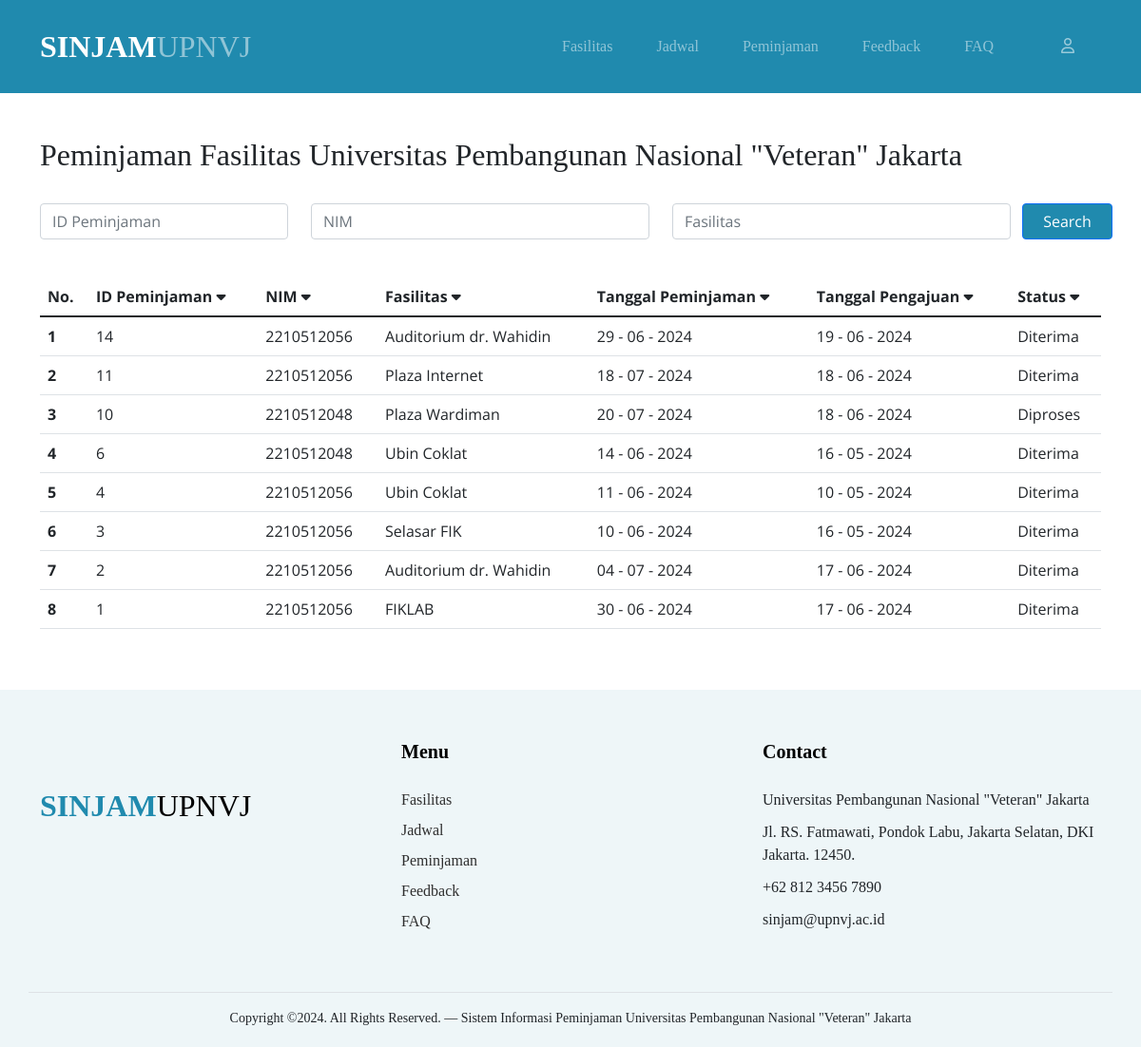
Page /cekKetersediaan.php on the committed database.
### tables this page shows
CREATE TABLE `peminjaman` (
  `id_pinjam` int(11) NOT NULL,
  `nim` varchar(10) NOT NULL,
  `id_fasilitas` int(11) NOT NULL,
  `deskripsi` varchar(50) NOT NULL,
  `tgl_pinjam` date NOT NULL,
  `tgl_pengajuan` date NOT NULL,
  `jam_mulai` time NOT NULL,
  `jam_selesai` time NOT NULL,
  `status` enum('Diproses','Diterima','Tidak Diterima') NOT NULL,
  `notes` text NOT NULL
);

CREATE TABLE `fasilitas` (
  `id_fasilitas` int(11) NOT NULL,
  `nama_fasilitas` varchar(50) NOT NULL,
  `lokasi` enum('pl','limo') NOT NULL,
  `pic` enum('FIK','FISIP','FEB','FK','FT','Rektorat','FH') NOT NULL,
  `foto` varchar(50) NOT NULL
);

### cekKetersediaan.php (the view, shortened to what this page needs)
<!DOCTYPE html>
<html lang="en">
<head>
  <link href="css/bootstrap.min.css" rel="stylesheet">
  <link href="https://cdnjs.cloudflare.com/ajax/libs/font-awesome/6.0.0-beta3/css/all.min.css" rel="stylesheet">
  <link href="css/tiny-slider.css" rel="stylesheet">
  <link href="css/cekKetersediaan_style.css" rel="stylesheet">
</head>
<body>
<?php include "navbar.php" ?>
<br><br>
<div class="container">
  <br>
  <h2>Peminjaman Fasilitas Universitas Pembangunan Nasional "Veteran" Jakarta</h2>
  <br>
  <form class="form-inline" method="GET">
    <div class="row">
      <div class="col-md-3 mb-3">
        <input type="text" class="form-control" id="search_id" name="search_id" placeholder="ID Peminjaman" value="<?php echo isset($_GET['search_id']) ? $_GET['search_id'] : ''; ?>">
      </div>
      <div class="col-md-4 mb-3">
        <input type="text" class="form-control" id="search_nim" name="search_nim" placeholder="NIM" value="<?php echo isset($_GET['search_nim']) ? $_GET['search_nim'] : ''; ?>">
      </div>
      <div class="col-md-4 mb-3">
        <input type="text" class="form-control" id="search_fasilitas" name="search_fasilitas" placeholder="Fasilitas" value="<?php echo isset($_GET['search_fasilitas']) ? $_GET['search_fasilitas'] : ''; ?>">
      </div>
    <button type="submit" class="btn btn-primary btn-block col-md-1 mb-3" id="btn">Search</button>
    </div>
  </form>
  <br>
  <?php
    include("config.php");
    $sort_column = isset($_GET['sort']) ? $_GET['sort'] : 'id_pinjam';
    $sort_order = isset($_GET['order']) && $_GET['order'] == 'asc' ? 'asc' : 'desc';
    $valid_sort_columns = [
      'id_pinjam' => 'id_pinjam',
      'nim' => 'nim',
      'fasilitas' => 'nama_fasilitas',
      'tgl_pinjam' => 'tgl_pinjam',
      'tgl_pengajuan' => 'tgl_pengajuan',
      'status' => 'status'
    ];
    $search_id = isset($_GET['search_id']) ? mysqli_real_escape_string($conn, $_GET['search_id']) : '';
    $search_nim = isset($_GET['search_nim']) ? mysqli_real_escape_string($conn, $_GET['search_nim']) : '';
    $search_fasilitas = isset($_GET['search_fasilitas']) ? mysqli_real_escape_string($conn, $_GET['search_fasilitas']) : '';
    $query = "SELECT p.id_pinjam, p.nim, p.id_fasilitas, p.tgl_pinjam, p.tgl_pengajuan, f.nama_fasilitas, p.status
              FROM peminjaman p
              JOIN fasilitas f ON p.id_fasilitas = f.id_fasilitas
              WHERE (p.id_pinjam LIKE '%$search_id%')
                AND (p.nim LIKE '%$search_nim%')
                AND (f.nama_fasilitas LIKE '%$search_fasilitas%')
                AND (p.status != 'Tidak Diterima')
              ORDER BY {$valid_sort_columns[$sort_column]} $sort_order";
    $result = mysqli_query($conn, $query);
  ?>
  <table class="table table-hover">
    <thead>
      <tr>
        <th>No.</th>
        <th>
          <a href="?sort=id_pinjam&order=<?php echo ($sort_column == 'id_pinjam' && $sort_order == 'asc') ? 'desc' : 'asc'; ?>&search_id=<?php echo $search_id; ?>&search_nim=<?php echo $search_nim; ?>&search_fasilitas=<?php echo $search_fasilitas; ?>">
            ID Peminjaman
            <i class="fas fa-caret-<?php echo ($sort_column == 'id_pinjam' && $sort_order == 'asc') ? 'up' : 'down'; ?>"></i>
          </a>
        </th>
        <th>
          <a href="?sort=nim&order=<?php echo ($sort_column == 'nim' && $sort_order == 'asc') ? 'desc' : 'asc'; ?>&search_id=<?php echo $search_id; ?>&search_nim=<?php echo $search_nim; ?>&search_fasilitas=<?php echo $search_fasilitas; ?>">
            NIM
            <i class="fas fa-caret-<?php echo ($sort_column == 'nim' && $sort_order == 'asc') ? 'up' : 'down'; ?>"></i>
          </a>
        </th>
        <th>
          <a href="?sort=fasilitas&order=<?php echo ($sort_column == 'fasilitas' && $sort_order == 'asc') ? 'desc' : 'asc'; ?>&search_id=<?php echo $search_id; ?>&search_nim=<?php echo $search_nim; ?>&search_fasilitas=<?php echo $search_fasilitas; ?>">
            Fasilitas
            <i class="fas fa-caret-<?php echo ($sort_column == 'fasilitas' && $sort_order == 'asc') ? 'up' : 'down'; ?>"></i>
          </a>
        </th>
        <th>
          <a href="?sort=tgl_pinjam&order=<?php echo ($sort_column == 'tgl_pinjam' && $sort_order == 'asc') ? 'desc' : 'asc'; ?>&search_id=<?php echo $search_id; ?>&search_nim=<?php echo $search_nim; ?>&search_fasilitas=<?php echo $search_fasilitas; ?>">
            Tanggal Peminjaman
            <i class="fas fa-caret-<?php echo ($sort_column == 'tgl_pinjam' && $sort_order == 'asc') ? 'up' : 'down'; ?>"></i>
          </a>
        </th>
        <th>
          <a href="?sort=tgl_pengajuan&order=<?php echo ($sort_column == 'tgl_pengajuan' && $sort_order == 'asc') ? 'desc' : 'asc'; ?>&search_id=<?php echo $search_id; ?>&search_nim=<?php echo $search_nim; ?>&search_fasilitas=<?php echo $search_fasilitas; ?>">
            Tanggal Pengajuan
            <i class="fas fa-caret-<?php echo ($sort_column == 'tgl_pengajuan' && $sort_order == 'asc') ? 'up' : 'down'; ?>"></i>
          </a>
        </th>
        <th>
          <a href="?sort=status&order=<?php echo ($sort_column == 'status' && $sort_order == 'asc') ? 'desc' : 'asc'; ?>&search_id=<?php echo $search_id; ?>&search_fasilitas=<?php echo $search_fasilitas; ?>">
            Status
            <i class="fas fa-caret-<?php echo ($sort_column == 'status' && $sort_order == 'asc') ? 'up' : 'down'; ?>"></i>
          </a>
        </th>
      </tr>
    </thead>
    <tbody>
      <?php
        $i = 1;
        while($data = mysqli_fetch_assoc($result)) {
          $raw_date_pinjam = strtotime($data["tgl_pinjam"]);
          $date_pinjam = date("d - m - Y", $raw_date_pinjam);
          $raw_date_pengajuan = strtotime($data["tgl_pengajuan"]);
          $date_pengajuan = date("d - m - Y", $raw_date_pengajuan);
          $nama_fasilitas = $data['nama_fasilitas'];
          echo "<tr>";
          echo "<th scope=\"row\">$i</th>";
          echo "<td>$data[id_pinjam]</td>";
          echo "<td>$data[nim]</td>";
          echo "<td>$nama_fasilitas</td>";
          echo "<td>$date_pinjam</td>";
          echo "<td>$date_pengajuan</td>";
          echo "<td>$data[status]</td>";
          echo "</tr>";
          $i++;
        }
      ?>
    </tbody>
  </table>
</div>
</body>
<br><br>
<?php include "footer.php" ?>
</html>

### navbar.php (shortened to what this page needs)
<head>
	<link href="css/bootstrap.min.css" rel="stylesheet">
	<link href="https://cdnjs.cloudflare.com/ajax/libs/font-awesome/6.0.0-beta3/css/all.min.css" rel="stylesheet">
	<link href="css/tiny-slider.css" rel="stylesheet">
</head>
<nav class="custom-navbar navbar navbar navbar-expand-md navbar-dark bg-dark" arial-label="Furni navigation bar">
			<div class="container">
				<a class="navbar-brand" href="dashboard.php">SINJAM<span>UPNVJ</span></a>
				<div class="collapse navbar-collapse" id="navbarsFurni">
					<ul class="custom-navbar-nav navbar-nav ms-auto mb-2 mb-md-0">
						<li><a class="nav-link" href="fasilitas.php">Fasilitas</a></li>
						<li><a class="nav-link" href="cekKetersediaan.php">Jadwal</a></li>
						<li><a class="nav-link" href="formPeminjaman.php">Peminjaman</a></li>
						<li><a class="nav-link" href="feedback.php">Feedback</a></li>
						<li><a class="nav-link" href="FAQ.php">FAQ</a></li>
					</ul>
					<ul class="custom-navbar-cta navbar-nav mb-2 mb-md-0 ms-5">
						<li><a class="nav-link" href="profile.php"><i class="fa-regular fa-user"></i></a></li>
					</ul>
				</div>
			</div>
		</nav>
    <br><br><br>

### footer.php (shortened to what this page needs)
<head>
	<link href="https://cdnjs.cloudflare.com/ajax/libs/font-awesome/6.0.0-beta3/css/all.min.css" rel="stylesheet">
	<link href="css/tiny-slider.css" rel="stylesheet">
</head>
<footer class="footer-section" id="footer-sec">
	<div class="container relative">
    <div class="row">
      <div class="col-4 mt-5">
        <a href="dashboard.php" style="font-weight: 650; font-size: 32px; color:#208aae" class="logo-link">SINJAM<span style="font-weight:100; color: black;">UPNVJ</span></a>
      </div>
      <div class="col-4">
        <div class="mb-4 footer-h1">Menu</div>
        <p class="mb-2"><a href="fasilitas.php">Fasilitas</a></p>
        <p class="mb-2"><a href="cekKetersediaan.php">Jadwal</a></p>
        <p class="mb-2"><a href="formPeminjaman.php">Peminjaman</a></p>
        <p class="mb-2"><a href="feedback.php">Feedback</a></p>
        <p class="mb-2"><a href="FAQ.php">FAQ</a></p>
      </div>
      <div class="col-4">
        <div class="ml-9">
          <div class="mb-4 footer-h1">Contact</div>
          <ul class="list-unstyled">
            <li>Universitas Pembangunan Nasional "Veteran" Jakarta</li>
            <li>Jl. RS. Fatmawati, Pondok Labu, Jakarta Selatan, DKI Jakarta. 12450.</li>
            <li>+62 812 3456 7890</li>
            <li>sinjam@upnvj.ac.id</li>
          </ul>
        </div>
      <br><br>
    </div>
		<div class="border-top copyright">
			<div class="row mt-3">
				<div class="col">
					<p class="mb-2 text-center ">Copyright &copy;<script>document.write(new Date().getFullYear());</script>. All Rights Reserved. &mdash; Sistem Informasi Peminjaman Universitas Pembangunan Nasional "Veteran" Jakarta</p>
				</div>
			</div>
		</div>
	</div>
</footer>

### css/cekKetersediaan_style.css (style rules this page uses)
th a { text-decoration: none !important; color: #212529; }
#btn { background-color: #208aae; }
h2 { font-family: 'Gotham'; }
body { font-family: "Open Sans" !important; }

### navbar.php (style rules this page uses)
.custom-navbar { font-family: 'Gotham'; font-size: 16px !important; position: fixed; width: 100%; z-index: 100; background: #208aae !important; padding-top: 20px; padding-bottom: 20px; }
.custom-navbar .navbar-brand { font-size: 32px; font-weight: 600; }
.custom-navbar .navbar-brand > span { opacity: .5; font-weight: 100; }
@media (min-width: 992px) { .custom-navbar .custom-navbar-nav li { margin-left: 15px; margin-right: 15px; } }
.custom-navbar .custom-navbar-nav li a { font-weight: 500; color: #ffffff !important; opacity: .5; -webkit-transition: .3s all ease; -o-transition: .3s all ease; transition: .3s all ease; position: relative; }
@media (min-width: 768px) { .custom-navbar .custom-navbar-nav li a:before { content: ""; position: absolute; bottom: 0; left: 8px; right: 8px; background: #0d2149; height: 4px; opacity: 1; visibility: visible; width: 0; border-radius: 2px; -webkit-transition: .15s all ease-out; -o-transition: .15s all ease-out; transition: .15s all ease-out; } }
.custom-navbar .custom-navbar-cta { margin-left: 0 !important; -webkit-box-orient: horizontal; -webkit-box-direction: normal; -ms-flex-direction: row; flex-direction: row; }
@media (min-width: 768px) { .custom-navbar .custom-navbar-cta { margin-left: 40px !important; } }
.custom-navbar .custom-navbar-cta li { margin-left: 0px; margin-right: 0px; }
.custom-navbar .custom-navbar-cta li:first-child { margin-right: 20px; }

### footer.php (style rules this page uses)
.footer-section { padding: 50px 0 12px; background: #eef6f8; font-family: 'Gotham'; }
.footer-section .relative { position: relative; }
.footer-section a { text-decoration: none; color: #2f2f2f; -webkit-transition: .3s all ease; -o-transition: .3s all ease; transition: .3s all ease; }
.footer-section .relative ul li { margin-bottom: 10px; }
.footer-section .footer-h1 { font-size: 20px; font-weight: bold; text-decoration: none; color: black; }
.footer-section .border-top { border-color: #dce5e4; }
.footer-section .border-top.copyright { font-size: 14px !important; }

### rows in the picture
peminjaman: id_pinjam "14", nim "2210512056", id_fasilitas.nama_fasilitas "Auditorium dr. Wahidin", tgl_pinjam "29 - 06 - 2024", tgl_pengajuan "19 - 06 - 2024", status "Diterima"
peminjaman: id_pinjam "11", nim "2210512056", id_fasilitas.nama_fasilitas "Plaza Internet", tgl_pinjam "18 - 07 - 2024", tgl_pengajuan "18 - 06 - 2024", status "Diterima"
peminjaman: id_pinjam "10", nim "2210512048", id_fasilitas.nama_fasilitas "Plaza Wardiman", tgl_pinjam "20 - 07 - 2024", tgl_pengajuan "18 - 06 - 2024", status "Diproses"
peminjaman: id_pinjam "6", nim "2210512048", id_fasilitas.nama_fasilitas "Ubin Coklat", tgl_pinjam "14 - 06 - 2024", tgl_pengajuan "16 - 05 - 2024", status "Diterima"
peminjaman: id_pinjam "4", nim "2210512056", id_fasilitas.nama_fasilitas "Ubin Coklat", tgl_pinjam "11 - 06 - 2024", tgl_pengajuan "10 - 05 - 2024", status "Diterima"
peminjaman: id_pinjam "3", nim "2210512056", id_fasilitas.nama_fasilitas "Selasar FIK", tgl_pinjam "10 - 06 - 2024", tgl_pengajuan "16 - 05 - 2024", status "Diterima"
peminjaman: id_pinjam "2", nim "2210512056", id_fasilitas.nama_fasilitas "Auditorium dr. Wahidin", tgl_pinjam "04 - 07 - 2024", tgl_pengajuan "17 - 06 - 2024", status "Diterima"
peminjaman: id_pinjam "1", nim "2210512056", id_fasilitas.nama_fasilitas "FIKLAB", tgl_pinjam "30 - 06 - 2024", tgl_pengajuan "17 - 06 - 2024", status "Diterima"
